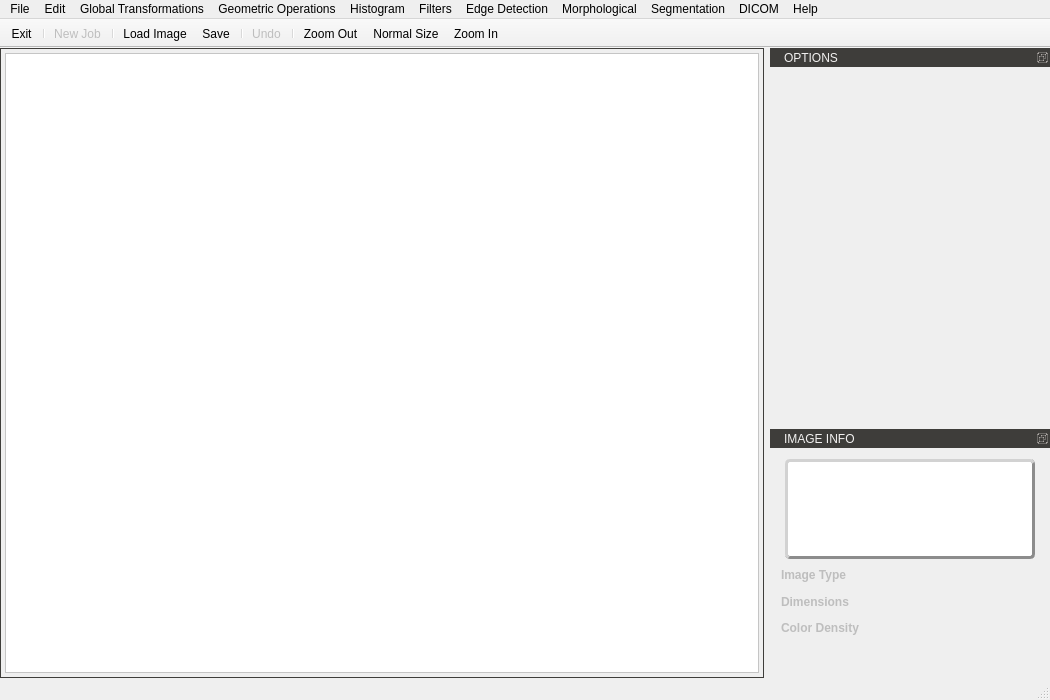
<?xml version="1.0" encoding="UTF-8"?>
<ui version="4.0">
 <class>MainWindow</class>
 <widget class="QMainWindow" name="MainWindow">
  <property name="geometry">
   <rect>
    <x>0</x>
    <y>0</y>
    <width>1050</width>
    <height>700</height>
   </rect>
  </property>
  <property name="minimumSize">
   <size>
    <width>1050</width>
    <height>700</height>
   </size>
  </property>
  <property name="windowTitle">
   <string>Medical Image Processing Software</string>
  </property>
  <property name="windowIcon">
   <iconset resource="icons.qrc">
    <normaloff>:/icons/UNIVALLE.png</normaloff>:/icons/UNIVALLE.png</iconset>
  </property>
  <property name="styleSheet">
   <string notr="true"> QDockWidget::title {
     text-align: left;
     background: rgb(62, 61, 58);
     padding-left: 10px;
 }
QDockWidget{
    border: 2px solid rgb(62, 61, 58);
    color:rgb(242, 241, 240)
}

</string>
  </property>
  <widget class="QWidget" name="centralWidget">
   <property name="enabled">
    <bool>true</bool>
   </property>
   <property name="styleSheet">
    <string notr="true">#centralWidget{
border: 1px solid rgb(62, 61, 58);
}</string>
   </property>
   <layout class="QVBoxLayout" name="verticalLayout">
    <property name="margin">
     <number>5</number>
    </property>
    <item>
     <widget class="QScrollArea" name="scrollArea">
      <property name="styleSheet">
       <string notr="true">background-color: rgb(255, 255, 255);</string>
      </property>
      <property name="verticalScrollBarPolicy">
       <enum>Qt::ScrollBarAsNeeded</enum>
      </property>
      <property name="horizontalScrollBarPolicy">
       <enum>Qt::ScrollBarAsNeeded</enum>
      </property>
      <property name="widgetResizable">
       <bool>true</bool>
      </property>
      <widget class="QWidget" name="scrollAreaWidgetContents">
       <property name="enabled">
        <bool>true</bool>
       </property>
       <property name="geometry">
        <rect>
         <x>0</x>
         <y>0</y>
         <width>757</width>
         <height>590</height>
        </rect>
       </property>
       <property name="layoutDirection">
        <enum>Qt::LeftToRight</enum>
       </property>
       <layout class="QGridLayout" name="gridLayout">
        <item row="0" column="0">
         <widget class="QSplitter" name="splitter_2">
          <property name="orientation">
           <enum>Qt::Horizontal</enum>
          </property>
          <widget class="QSplitter" name="splitter">
           <property name="orientation">
            <enum>Qt::Vertical</enum>
           </property>
           <widget class="CustomQLabel" name="label_Imagen">
            <property name="sizePolicy">
             <sizepolicy hsizetype="Preferred" vsizetype="Preferred">
              <horstretch>0</horstretch>
              <verstretch>0</verstretch>
             </sizepolicy>
            </property>
            <property name="text">
             <string/>
            </property>
            <property name="alignment">
             <set>Qt::AlignCenter</set>
            </property>
           </widget>
          </widget>
         </widget>
        </item>
       </layout>
      </widget>
     </widget>
    </item>
   </layout>
  </widget>
  <widget class="QMenuBar" name="menuBar">
   <property name="geometry">
    <rect>
     <x>0</x>
     <y>0</y>
     <width>1050</width>
     <height>25</height>
    </rect>
   </property>
   <widget class="QMenu" name="menuFile">
    <property name="title">
     <string>File</string>
    </property>
    <addaction name="actionNew_Job"/>
    <addaction name="separator"/>
    <addaction name="action_Load_Image"/>
    <addaction name="actionSave"/>
    <addaction name="separator"/>
    <addaction name="actionExit"/>
   </widget>
   <widget class="QMenu" name="menuHelp">
    <property name="title">
     <string>Help</string>
    </property>
    <addaction name="actionAbout"/>
   </widget>
   <widget class="QMenu" name="menuEdit">
    <property name="title">
     <string>Edit</string>
    </property>
    <addaction name="actionUndo"/>
    <addaction name="actionResize"/>
    <addaction name="actionChange_Color_Depth"/>
    <addaction name="actionConver_to_GrayScale"/>
   </widget>
   <widget class="QMenu" name="menuPreprocessing">
    <property name="title">
     <string>Global Transformations</string>
    </property>
    <addaction name="separator"/>
    <addaction name="actionWeight_Average"/>
    <addaction name="actionAdd"/>
    <addaction name="actionSubstract"/>
    <addaction name="actionMultiply"/>
    <addaction name="actionDivide"/>
    <addaction name="separator"/>
    <addaction name="actionMax"/>
    <addaction name="actionMin"/>
    <addaction name="separator"/>
    <addaction name="actionAND"/>
    <addaction name="actionOR"/>
    <addaction name="actionXOR"/>
    <addaction name="actionNOT"/>
    <addaction name="separator"/>
   </widget>
   <widget class="QMenu" name="menuHistogram">
    <property name="title">
     <string>Histogram</string>
    </property>
    <widget class="QMenu" name="menuContrast_2">
     <property name="title">
      <string>Contrast</string>
     </property>
     <addaction name="actionStretching"/>
     <addaction name="actionGamma_Correction"/>
    </widget>
    <addaction name="actionThreshold"/>
    <addaction name="separator"/>
    <addaction name="actionEqualization"/>
    <addaction name="separator"/>
    <addaction name="menuContrast_2"/>
   </widget>
   <widget class="QMenu" name="menuTomography">
    <property name="title">
     <string>DICOM</string>
    </property>
    <addaction name="actionWindow_Level"/>
   </widget>
   <widget class="QMenu" name="menuFilters">
    <property name="title">
     <string>Filters</string>
    </property>
    <addaction name="actionMean"/>
    <addaction name="actionConvolution"/>
    <addaction name="actionGaussiana"/>
    <addaction name="actionNoise_Cleaning_Line"/>
    <addaction name="actionNoise_Cleaning_Pixel"/>
   </widget>
   <widget class="QMenu" name="menuEdge_Detector">
    <property name="title">
     <string>Edge Detection</string>
    </property>
    <addaction name="actionSobel"/>
    <addaction name="actionCanny"/>
   </widget>
   <widget class="QMenu" name="menuSegmentation">
    <property name="title">
     <string>Segmentation</string>
    </property>
    <addaction name="actionK_Means"/>
   </widget>
   <widget class="QMenu" name="menuGeometric_Operations">
    <property name="title">
     <string>Geometric Operations</string>
    </property>
    <addaction name="actionTranslation"/>
    <addaction name="actionReflection"/>
    <addaction name="actionScaling"/>
    <addaction name="actionRotation"/>
   </widget>
   <widget class="QMenu" name="menuMorphological">
    <property name="title">
     <string>Morphological</string>
    </property>
    <addaction name="actionDilate"/>
    <addaction name="actionErosion"/>
    <addaction name="actionOpening"/>
    <addaction name="actionClosing"/>
   </widget>
   <addaction name="menuFile"/>
   <addaction name="menuEdit"/>
   <addaction name="menuPreprocessing"/>
   <addaction name="menuGeometric_Operations"/>
   <addaction name="menuHistogram"/>
   <addaction name="menuFilters"/>
   <addaction name="menuEdge_Detector"/>
   <addaction name="menuMorphological"/>
   <addaction name="menuSegmentation"/>
   <addaction name="menuTomography"/>
   <addaction name="menuHelp"/>
  </widget>
  <widget class="QToolBar" name="toolBar">
   <property name="minimumSize">
    <size>
     <width>0</width>
     <height>0</height>
    </size>
   </property>
   <property name="windowTitle">
    <string>toolBar</string>
   </property>
   <property name="autoFillBackground">
    <bool>false</bool>
   </property>
   <property name="movable">
    <bool>false</bool>
   </property>
   <property name="allowedAreas">
    <set>Qt::TopToolBarArea</set>
   </property>
   <property name="iconSize">
    <size>
     <width>35</width>
     <height>35</height>
    </size>
   </property>
   <property name="floatable">
    <bool>false</bool>
   </property>
   <attribute name="toolBarArea">
    <enum>TopToolBarArea</enum>
   </attribute>
   <attribute name="toolBarBreak">
    <bool>false</bool>
   </attribute>
   <addaction name="actionExit"/>
   <addaction name="separator"/>
   <addaction name="actionNew_Job"/>
   <addaction name="separator"/>
   <addaction name="action_Load_Image"/>
   <addaction name="actionSave"/>
   <addaction name="separator"/>
   <addaction name="actionUndo"/>
   <addaction name="separator"/>
   <addaction name="actionZoom_Out"/>
   <addaction name="action_Normal_Size"/>
   <addaction name="actionZoom_In"/>
  </widget>
  <widget class="QDockWidget" name="dockWidget">
   <property name="minimumSize">
    <size>
     <width>280</width>
     <height>381</height>
    </size>
   </property>
   <property name="maximumSize">
    <size>
     <width>280</width>
     <height>381</height>
    </size>
   </property>
   <property name="styleSheet">
    <string notr="true"/>
   </property>
   <property name="floating">
    <bool>false</bool>
   </property>
   <property name="features">
    <set>QDockWidget::DockWidgetFloatable|QDockWidget::DockWidgetMovable</set>
   </property>
   <property name="allowedAreas">
    <set>Qt::LeftDockWidgetArea|Qt::RightDockWidgetArea</set>
   </property>
   <property name="windowTitle">
    <string>OPTIONS</string>
   </property>
   <attribute name="dockWidgetArea">
    <number>2</number>
   </attribute>
   <widget class="QWidget" name="dockWidgetContents">
    <layout class="QHBoxLayout" name="horizontalLayout_5">
     <item>
      <widget class="QWidget" name="widget_options" native="true">
       <property name="styleSheet">
        <string notr="true"/>
       </property>
      </widget>
     </item>
    </layout>
   </widget>
  </widget>
  <widget class="QDockWidget" name="dockWidget_2">
   <property name="maximumSize">
    <size>
     <width>280</width>
     <height>220</height>
    </size>
   </property>
   <property name="styleSheet">
    <string notr="true"/>
   </property>
   <property name="floating">
    <bool>false</bool>
   </property>
   <property name="features">
    <set>QDockWidget::DockWidgetFloatable|QDockWidget::DockWidgetMovable</set>
   </property>
   <property name="allowedAreas">
    <set>Qt::LeftDockWidgetArea|Qt::RightDockWidgetArea</set>
   </property>
   <property name="windowTitle">
    <string>IMAGE INFO</string>
   </property>
   <attribute name="dockWidgetArea">
    <number>2</number>
   </attribute>
   <widget class="QWidget" name="dockWidgetContents_2">
    <layout class="QVBoxLayout" name="verticalLayout_2">
     <item>
      <layout class="QHBoxLayout" name="horizontalLayout_4">
       <item>
        <spacer name="horizontalSpacer">
         <property name="orientation">
          <enum>Qt::Horizontal</enum>
         </property>
         <property name="sizeHint" stdset="0">
          <size>
           <width>40</width>
           <height>20</height>
          </size>
         </property>
        </spacer>
       </item>
       <item>
        <widget class="QLabel" name="label_Histogram">
         <property name="sizePolicy">
          <sizepolicy hsizetype="Fixed" vsizetype="Fixed">
           <horstretch>29</horstretch>
           <verstretch>30</verstretch>
          </sizepolicy>
         </property>
         <property name="minimumSize">
          <size>
           <width>250</width>
           <height>100</height>
          </size>
         </property>
         <property name="styleSheet">
          <string notr="true">border-style: outset;
border-width: 3px;
border-color: rgb(140, 140, 140);
border-radius: 5px;
background-color: rgb(255, 255, 255);</string>
         </property>
         <property name="text">
          <string/>
         </property>
         <property name="alignment">
          <set>Qt::AlignCenter</set>
         </property>
        </widget>
       </item>
       <item>
        <spacer name="horizontalSpacer_2">
         <property name="orientation">
          <enum>Qt::Horizontal</enum>
         </property>
         <property name="sizeHint" stdset="0">
          <size>
           <width>40</width>
           <height>20</height>
          </size>
         </property>
        </spacer>
       </item>
      </layout>
     </item>
     <item>
      <layout class="QHBoxLayout" name="horizontalLayout_3">
       <item>
        <widget class="QLabel" name="label_ImageType">
         <property name="enabled">
          <bool>false</bool>
         </property>
         <property name="font">
          <font>
           <weight>75</weight>
           <bold>true</bold>
          </font>
         </property>
         <property name="text">
          <string>Image Type</string>
         </property>
         <property name="alignment">
          <set>Qt::AlignLeading|Qt::AlignLeft|Qt::AlignVCenter</set>
         </property>
        </widget>
       </item>
       <item>
        <widget class="QLabel" name="label_ImageTypeValue">
         <property name="enabled">
          <bool>true</bool>
         </property>
         <property name="text">
          <string/>
         </property>
         <property name="alignment">
          <set>Qt::AlignLeading|Qt::AlignLeft|Qt::AlignVCenter</set>
         </property>
        </widget>
       </item>
      </layout>
     </item>
     <item>
      <layout class="QHBoxLayout" name="horizontalLayout_2">
       <item>
        <widget class="QLabel" name="label_Dimensions">
         <property name="enabled">
          <bool>false</bool>
         </property>
         <property name="font">
          <font>
           <weight>75</weight>
           <bold>true</bold>
          </font>
         </property>
         <property name="text">
          <string>Dimensions</string>
         </property>
         <property name="alignment">
          <set>Qt::AlignLeading|Qt::AlignLeft|Qt::AlignVCenter</set>
         </property>
        </widget>
       </item>
       <item>
        <widget class="QLabel" name="label_DimensionsValue">
         <property name="enabled">
          <bool>true</bool>
         </property>
         <property name="text">
          <string/>
         </property>
         <property name="alignment">
          <set>Qt::AlignLeading|Qt::AlignLeft|Qt::AlignVCenter</set>
         </property>
        </widget>
       </item>
      </layout>
     </item>
     <item>
      <layout class="QHBoxLayout" name="horizontalLayout">
       <item>
        <widget class="QLabel" name="label_Density">
         <property name="enabled">
          <bool>false</bool>
         </property>
         <property name="font">
          <font>
           <weight>75</weight>
           <bold>true</bold>
          </font>
         </property>
         <property name="text">
          <string>Color Density</string>
         </property>
         <property name="alignment">
          <set>Qt::AlignLeading|Qt::AlignLeft|Qt::AlignVCenter</set>
         </property>
        </widget>
       </item>
       <item>
        <widget class="QLabel" name="label_DensityValue">
         <property name="enabled">
          <bool>true</bool>
         </property>
         <property name="text">
          <string/>
         </property>
         <property name="alignment">
          <set>Qt::AlignLeading|Qt::AlignLeft|Qt::AlignVCenter</set>
         </property>
        </widget>
       </item>
      </layout>
     </item>
    </layout>
   </widget>
  </widget>
  <widget class="QStatusBar" name="statusBar"/>
  <action name="actionExit">
   <property name="icon">
    <iconset resource="icons.qrc">
     <normaloff>:/icons/application_exit.png</normaloff>:/icons/application_exit.png</iconset>
   </property>
   <property name="text">
    <string>&amp;Exit</string>
   </property>
   <property name="shortcut">
    <string>Ctrl+Q</string>
   </property>
  </action>
  <action name="actionAbout">
   <property name="text">
    <string>About</string>
   </property>
  </action>
  <action name="actionNew_Job">
   <property name="enabled">
    <bool>false</bool>
   </property>
   <property name="icon">
    <iconset resource="icons.qrc">
     <normaloff>:/icons/newProject.png</normaloff>:/icons/newProject.png</iconset>
   </property>
   <property name="text">
    <string>&amp;New Job</string>
   </property>
   <property name="shortcut">
    <string>Ctrl+N</string>
   </property>
  </action>
  <action name="actionUndo">
   <property name="enabled">
    <bool>false</bool>
   </property>
   <property name="icon">
    <iconset resource="icons.qrc">
     <normaloff>:/icons/Undo.png</normaloff>:/icons/Undo.png</iconset>
   </property>
   <property name="text">
    <string>Undo</string>
   </property>
   <property name="shortcut">
    <string>Ctrl+Z</string>
   </property>
  </action>
  <action name="actionResize">
   <property name="enabled">
    <bool>false</bool>
   </property>
   <property name="text">
    <string>Resize</string>
   </property>
   <property name="shortcut">
    <string>Ctrl+Alt+R</string>
   </property>
  </action>
  <action name="actionChange_Color_Depth">
   <property name="enabled">
    <bool>false</bool>
   </property>
   <property name="text">
    <string>Change Color Depth</string>
   </property>
  </action>
  <action name="actionConver_to_GrayScale">
   <property name="enabled">
    <bool>false</bool>
   </property>
   <property name="text">
    <string>Conver to GrayScale</string>
   </property>
   <property name="shortcut">
    <string>Ctrl+Alt+G</string>
   </property>
  </action>
  <action name="actionThreshold">
   <property name="enabled">
    <bool>false</bool>
   </property>
   <property name="text">
    <string>Threshold</string>
   </property>
   <property name="shortcut">
    <string>Ctrl+T</string>
   </property>
  </action>
  <action name="actionEqualization">
   <property name="enabled">
    <bool>false</bool>
   </property>
   <property name="text">
    <string>Equalization</string>
   </property>
  </action>
  <action name="actionAdd">
   <property name="enabled">
    <bool>false</bool>
   </property>
   <property name="text">
    <string>Add</string>
   </property>
  </action>
  <action name="actionSubstract">
   <property name="enabled">
    <bool>false</bool>
   </property>
   <property name="text">
    <string>Subtract</string>
   </property>
  </action>
  <action name="actionMultiply">
   <property name="enabled">
    <bool>false</bool>
   </property>
   <property name="text">
    <string>Multiply</string>
   </property>
  </action>
  <action name="actionDivide">
   <property name="enabled">
    <bool>false</bool>
   </property>
   <property name="text">
    <string>Divide</string>
   </property>
  </action>
  <action name="actionMax">
   <property name="enabled">
    <bool>false</bool>
   </property>
   <property name="text">
    <string>Max</string>
   </property>
  </action>
  <action name="actionMin">
   <property name="enabled">
    <bool>false</bool>
   </property>
   <property name="text">
    <string>Min</string>
   </property>
  </action>
  <action name="actionAND">
   <property name="enabled">
    <bool>false</bool>
   </property>
   <property name="text">
    <string>AND</string>
   </property>
  </action>
  <action name="actionOR">
   <property name="enabled">
    <bool>false</bool>
   </property>
   <property name="text">
    <string>OR</string>
   </property>
  </action>
  <action name="actionXOR">
   <property name="enabled">
    <bool>false</bool>
   </property>
   <property name="text">
    <string>XOR</string>
   </property>
  </action>
  <action name="actionNOT">
   <property name="enabled">
    <bool>false</bool>
   </property>
   <property name="text">
    <string>NOT</string>
   </property>
  </action>
  <action name="actionTranslation">
   <property name="enabled">
    <bool>false</bool>
   </property>
   <property name="text">
    <string>Translation</string>
   </property>
  </action>
  <action name="actionReflection">
   <property name="enabled">
    <bool>false</bool>
   </property>
   <property name="text">
    <string>Reflection</string>
   </property>
  </action>
  <action name="actionSave">
   <property name="icon">
    <iconset resource="icons.qrc">
     <normaloff>:/icons/save.png</normaloff>:/icons/save.png</iconset>
   </property>
   <property name="text">
    <string>&amp;Save</string>
   </property>
   <property name="shortcut">
    <string>Ctrl+S</string>
   </property>
  </action>
  <action name="actionWeight_Average">
   <property name="enabled">
    <bool>false</bool>
   </property>
   <property name="text">
    <string>Weight Average</string>
   </property>
  </action>
  <action name="actionWindow_Level">
   <property name="enabled">
    <bool>false</bool>
   </property>
   <property name="text">
    <string>Window - Level</string>
   </property>
   <property name="shortcut">
    <string>Ctrl+Alt+W</string>
   </property>
  </action>
  <action name="actionMean">
   <property name="enabled">
    <bool>false</bool>
   </property>
   <property name="text">
    <string>Mean</string>
   </property>
   <property name="shortcut">
    <string>Ctrl+Alt+M</string>
   </property>
  </action>
  <action name="actionConvolution">
   <property name="enabled">
    <bool>false</bool>
   </property>
   <property name="text">
    <string>Convolution</string>
   </property>
   <property name="shortcut">
    <string>Ctrl+Alt+V</string>
   </property>
  </action>
  <action name="actionGaussiana">
   <property name="enabled">
    <bool>false</bool>
   </property>
   <property name="text">
    <string>Gaussiana</string>
   </property>
  </action>
  <action name="actionSobel">
   <property name="enabled">
    <bool>false</bool>
   </property>
   <property name="text">
    <string>Sobel</string>
   </property>
   <property name="shortcut">
    <string>Ctrl+Alt+S</string>
   </property>
  </action>
  <action name="actionCanny">
   <property name="enabled">
    <bool>false</bool>
   </property>
   <property name="text">
    <string>Canny</string>
   </property>
   <property name="shortcut">
    <string>Ctrl+Alt+C</string>
   </property>
  </action>
  <action name="actionNoise_Cleaning_Line">
   <property name="enabled">
    <bool>false</bool>
   </property>
   <property name="text">
    <string>Noise Cleaning Line</string>
   </property>
  </action>
  <action name="actionNoise_Cleaning_Pixel">
   <property name="enabled">
    <bool>false</bool>
   </property>
   <property name="text">
    <string>Noise Cleaning Pixel</string>
   </property>
  </action>
  <action name="actionGamma_Correction">
   <property name="enabled">
    <bool>false</bool>
   </property>
   <property name="text">
    <string>Gamma Correction</string>
   </property>
  </action>
  <action name="actionStretching">
   <property name="enabled">
    <bool>false</bool>
   </property>
   <property name="text">
    <string>Stretching</string>
   </property>
  </action>
  <action name="actionDilate">
   <property name="enabled">
    <bool>false</bool>
   </property>
   <property name="text">
    <string>Dilate</string>
   </property>
   <property name="shortcut">
    <string>Ctrl+Alt+D</string>
   </property>
  </action>
  <action name="actionK_Means">
   <property name="enabled">
    <bool>false</bool>
   </property>
   <property name="text">
    <string>K-Means</string>
   </property>
   <property name="shortcut">
    <string>Ctrl+Alt+K</string>
   </property>
  </action>
  <action name="actionErosion">
   <property name="enabled">
    <bool>false</bool>
   </property>
   <property name="text">
    <string>Erosion</string>
   </property>
  </action>
  <action name="actionOpening">
   <property name="enabled">
    <bool>false</bool>
   </property>
   <property name="text">
    <string>Opening</string>
   </property>
  </action>
  <action name="actionClosing">
   <property name="enabled">
    <bool>false</bool>
   </property>
   <property name="text">
    <string>Closing</string>
   </property>
  </action>
  <action name="actionScaling">
   <property name="enabled">
    <bool>false</bool>
   </property>
   <property name="text">
    <string>Scaling</string>
   </property>
  </action>
  <action name="actionRotation">
   <property name="enabled">
    <bool>false</bool>
   </property>
   <property name="text">
    <string>Rotation</string>
   </property>
  </action>
  <action name="action_Normal_Size">
   <property name="icon">
    <iconset resource="icons.qrc">
     <normaloff>:/icons/OriginalSize.png</normaloff>:/icons/OriginalSize.png</iconset>
   </property>
   <property name="text">
    <string>Normal Size</string>
   </property>
   <property name="toolTip">
    <string>Normal Size</string>
   </property>
  </action>
  <action name="action_Load_Image">
   <property name="icon">
    <iconset resource="icons.qrc">
     <normaloff>:/icons/open.png</normaloff>:/icons/open.png</iconset>
   </property>
   <property name="text">
    <string>&amp;Load Image</string>
   </property>
   <property name="toolTip">
    <string>Load Image</string>
   </property>
  </action>
  <action name="actionZoom_In">
   <property name="icon">
    <iconset resource="icons.qrc">
     <normaloff>:/icons/Zoom In.png</normaloff>:/icons/Zoom In.png</iconset>
   </property>
   <property name="text">
    <string>Zoom In</string>
   </property>
   <property name="toolTip">
    <string>Zoom In</string>
   </property>
   <property name="shortcut">
    <string>Ctrl++</string>
   </property>
  </action>
  <action name="actionZoom_Out">
   <property name="icon">
    <iconset resource="icons.qrc">
     <normaloff>:/icons/Zoom Out.png</normaloff>:/icons/Zoom Out.png</iconset>
   </property>
   <property name="text">
    <string>Zoom Out</string>
   </property>
   <property name="toolTip">
    <string>Zoom Out</string>
   </property>
   <property name="shortcut">
    <string>Ctrl+-</string>
   </property>
  </action>
 </widget>
 <layoutdefault spacing="6" margin="11"/>
 <customwidgets>
  <customwidget>
   <class>CustomQLabel</class>
   <extends>QLabel</extends>
   <header location="global">GUI/customqlabel.h</header>
   <slots>
    <signal>drawLine(QPoint,QPoint)</signal>
    <signal>eraseLine()</signal>
    <signal>mousePosition(QPoint)</signal>
   </slots>
  </customwidget>
 </customwidgets>
 <resources>
  <include location="icons.qrc"/>
 </resources>
 <connections/>
 <slots>
  <slot>drawLine(QPoint,QPoint)</slot>
 </slots>
</ui>
